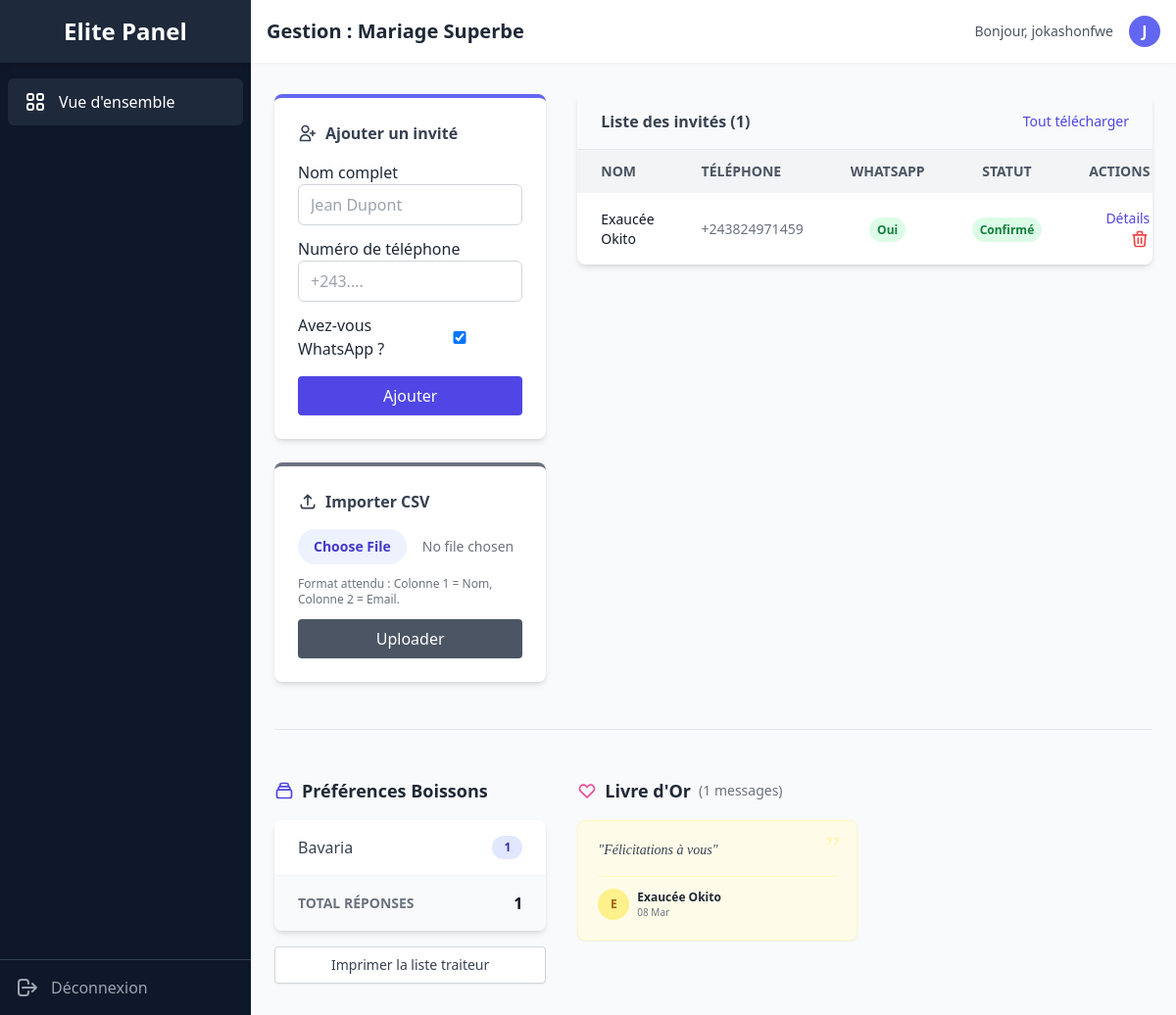
Screenshot of /dashboard/event/1/ (signed in) with the database file from the repository.
### invitation/models.py (models this page shows, shortened)
class Event(models.Model):
    TYPE_CHOICES = [
        ('MARIAGE', 'Mariage'),
        ('CONFERENCE', 'Conférence'),
        ('ANNIVERSAIRE', 'Anniversaire'),
    ]
    cover_image = models.ImageField(upload_to='covers/', blank=True, null=True)
    organizer = models.ForeignKey(User, on_delete=models.CASCADE)
    title = models.CharField(max_length=200)
    event_type = models.CharField(max_length=20, choices=TYPE_CHOICES)
    date = models.DateTimeField()
    location = models.CharField(max_length=255)
    theme_template = models.CharField(max_length=50, choices=THEME_CHOICES, default='mariage_floral')

class Guest(models.Model):
    event = models.ForeignKey(Event, on_delete=models.CASCADE, related_name='guests')
    full_name = models.CharField(max_length=100)
    email = models.EmailField(blank=True)
    phone = models.TextField(max_length=20, blank=True)
    has_whatsapp = models.BooleanField(default=True)
    uuid = models.UUIDField(default=uuid.uuid4, editable=False, unique=True)
    is_confirmed = models.BooleanField(default=False)
    checked_in_at = models.DateTimeField(null=True, blank=True)
    selected_drink = models.ForeignKey(DrinkOption, on_delete=models.SET_NULL, null=True, blank=True)
    guestbook_message = models.TextField(blank=True, help_text="Message pour le livre d'or")
    responded_at = models.DateTimeField(null=True, blank=True)

class DrinkOption(models.Model):
    event = models.ForeignKey(Event, on_delete=models.CASCADE, related_name='drink_options')
    name = models.CharField(max_length=100) # ex: "Vin Rouge", "Champagne", "Jus de fruits"
    description = models.CharField(max_length=200, blank=True) # ex: "Château Margaux 2015"

### dashboard/views.py (the view, shortened to what this page needs)
# urls.py: path('dashboard/event/<int:event_id>/', views.manage_event, name='manage_event'),
@login_required
def manage_event(request, event_id):
    event = get_object_or_404(Event, id=event_id, organizer=request.user)
    guests = event.guests.all().order_by('-id') # Les derniers ajoutés en premier
    paginator = Paginator(guests, 20)
    page_number = request.GET.get('page')
    page_obj = paginator.get_page(page_number)
    drink_stats = guests.filter(selected_drink__isnull=False)\
                        .values('selected_drink__name')\
                        .annotate(count=Count('selected_drink'))\
                        .order_by('-count')
    all_messages = event.guests.exclude(guestbook_message__exact='')\
                               .exclude(guestbook_message__isnull=True)\
                               .order_by('-responded_at')
    paginator_gb = Paginator(all_messages, 6)
    gb_page_number = request.GET.get('gb_page')
    guestbook_page_obj = paginator_gb.get_page(gb_page_number)
    guest_form = GuestForm()
    import_form = GuestImportForm()
    context = {
        'event': event,
        'guest_form': guest_form,
        'import_form': import_form,
        'drink_stats': drink_stats,
        'page_obj': page_obj,
        'total_guests': paginator.count,
        'guestbook_page_obj': guestbook_page_obj,
    }
    return render(request, 'dashboard/manage_event.html', context)

### templates/dashboard/manage_event.html (shortened to what this page needs)
{% extends 'base_dashboard.html' %}
{% block header_title %}Gestion : {{ event.title }}{% endblock %}
{% block content %}
<div class="grid grid-cols-1 lg:grid-cols-3 gap-8">
    <div class="space-y-6">
        <div class="bg-white p-6 rounded-lg shadow-md border-t-4 border-indigo-500">
            <h3 class="font-bold text-gray-700 mb-4 flex items-center">
                <svg class="w-5 h-5 mr-2" fill="none" stroke="currentColor" viewBox="0 0 24 24"><path stroke-linecap="round" stroke-linejoin="round" stroke-width="2" d="M18 9v3m0 0v3m0-3h3m-3 0h-3m-2-5a4 4 0 11-8 0 4 4 0 018 0zM3 20a6 6 0 0112 0v1H3v-1z"></path></svg>
                Ajouter un invité
            </h3>
            <form method="POST">
                <div class="space-y-3">
                    <div>
                        <label for="{{ guest_form.full_name.id_for_label }}">
                            {{ guest_form.full_name.label }}
                        </label>
                        {{ guest_form.full_name }}
                    </div>
                    <div>
                        <label for="{{ guest_form.phone.id_for_label }}">
                            {{ guest_form.phone.label }}
                        </label>
                        {{ guest_form.phone }}
                    </div>
                    <div class="flex items-center space-x-2">
                        <label for="{{ guest_form.has_whatsapp.id_for_label }}">
                            {{ guest_form.has_whatsapp.label }}
                        </label>
                        {{ guest_form.has_whatsapp }}
                    </div>
                </div>
                <button type="submit" name="add_guest" class="mt-4 w-full bg-indigo-600 text-white py-2 rounded hover:bg-indigo-700 transition">
                    Ajouter
                </button>
            </form>
        </div>
        <div class="bg-white p-6 rounded-lg shadow-md border-t-4 border-gray-500">
            <h3 class="font-bold text-gray-700 mb-4 flex items-center">
                <svg class="w-5 h-5 mr-2" fill="none" stroke="currentColor" viewBox="0 0 24 24"><path stroke-linecap="round" stroke-linejoin="round" stroke-width="2" d="M4 16v1a3 3 0 003 3h10a3 3 0 003-3v-1m-4-8l-4-4m0 0L8 8m4-4v12"></path></svg>
                Importer CSV
            </h3>
            <form method="POST" enctype="multipart/form-data">
                <div class="mb-3">
                    {{ import_form.csv_file }}
                </div>
                <p class="text-xs text-gray-500 mb-3">Format attendu : Colonne 1 = Nom, Colonne 2 = Email.</p>
                <button type="submit" name="import_csv" class="w-full bg-gray-600 text-white py-2 rounded hover:bg-gray-700 transition">
                    Uploader
                </button>
            </form>
        </div>
    </div>
    <div class="lg:col-span-2">
        <div class="bg-white rounded-lg shadow-md overflow-hidden">
            <div class="px-6 py-4 border-b border-gray-200 flex justify-between items-center bg-gray-50">
                <h3 class="font-bold text-gray-700">Liste des invités ({{total_guests}})</h3>
                <button class="text-sm text-indigo-600 hover:underline">Tout télécharger</button>
            </div>
            <div class="overflow-x-auto">
                <table class="min-w-full text-left text-sm">
                    <thead class="bg-gray-100 text-gray-600 uppercase font-medium">
                        <tr>
                            <th class="px-6 py-3">Nom</th>
                            <th class="px-6 py-3">Téléphone</th>
                            <th class="px-6 py-3">WhatsApp</th>
                            <th class="px-6 py-3 text-center">Statut</th>
                            <th class="px-6 py-3 text-right">Actions</th>
                        </tr>
                    </thead>
                    <tbody class="divide-y divide-gray-200">
                        {% for guest in page_obj %}
                            <tr class="hover:bg-gray-50 transition">
                                <td class="px-6 py-4 font-medium text-gray-900">{{ guest.full_name }}</td>
                                <td class="px-6 py-4 text-gray-500">{{ guest.phone }}</td>
                                <td class="px-6 py-4 text-center">
                                    {% if guest.has_whatsapp %}
                                        <span class="px-2 py-1 text-xs font-semibold text-green-700 bg-green-100 rounded-full">Oui</span>
                                    {% else %}
                                        <span class="px-2 py-1 text-xs font-semibold text-red-700 bg-red-100 rounded-full">Non</span>
                                    {% endif %}
                                </td>
                                <td class="px-6 py-4 text-center">
                                    {% if guest.is_confirmed %}
                                        <span class="px-2 py-1 text-xs font-semibold text-green-700 bg-green-100 rounded-full">Confirmé</span>
                                    {% else %}
                                        <span class="px-2 py-1 text-xs font-semibold text-yellow-700 bg-yellow-100 rounded-full">En attente</span>
                                    {% endif %}
                                </td>
                                <td class="px-6 py-4 text-right space-x-2">
                                    <a href="{% url 'view_invitation' guest.uuid %}" class="text-indigo-600 hover:text-indigo-900 font-medium" title="Voir l'invitation">
                                        Détails
                                    </a>
                                    <button class="text-red-500 hover:text-red-700" title="Supprimer">
                                        <svg class="w-5 h-5 inline" fill="none" stroke="currentColor" viewBox="0 0 24 24"><path stroke-linecap="round" stroke-linejoin="round" stroke-width="2" d="M19 7l-.867 12.142A2 2 0 0116.138 21H7.862a2 2 0 01-1.995-1.858L5 7m5 4v6m4-6v6m1-10V4a1 1 0 00-1-1h-4a1 1 0 00-1 1v3M4 7h16"></path></svg>
                                    </button>
                                </td>
                            </tr>
                        {% empty %}
                        <tr>
                            <td colspan="4" class="px-6 py-10 text-center text-gray-500 italic">
                                Aucun invité pour le moment. Utilisez le formulaire à gauche pour commencer.
                            </td>
                        </tr>
                        {% endfor %}
                    </tbody>
                </table>
            </div>
        </div>
    </div>
</div>
<div class="my-12 border-t border-gray-200"></div>
<div class="grid grid-cols-1 lg:grid-cols-3 gap-8">
        <div class="lg:col-span-1">
            <h3 class="text-lg font-bold text-gray-800 mb-4 flex items-center">
                Préférences Boissons
            </h3>
            <div class="bg-white rounded-lg shadow-md overflow-hidden">
                {% if drink_stats %}
                    <ul class="divide-y divide-gray-100">
                        {% for stat in drink_stats %}
                        <li class="px-6 py-4 flex items-center justify-between hover:bg-gray-50">
                            <span class="text-gray-700 font-medium">{{ stat.selected_drink__name }}</span>
                            <span class="bg-indigo-100 text-indigo-800 py-1 px-3 rounded-full text-xs font-bold">
                                {{ stat.count }}
                            </span>
                        </li>
                        {% endfor %}
                        <li class="px-6 py-4 bg-gray-50 flex items-center justify-between border-t border-gray-200">
                            <span class="text-gray-500 text-sm font-bold uppercase">Total Réponses</span>
                            <span class="font-bold text-gray-900">
                                {{ total_guests }}
                            </span>
                        </li>
                    </ul>
                {% else %}
                    <div class="p-6 text-center text-gray-500 text-sm">
                        Aucune préférence enregistrée pour le moment.
                    </div>
                {% endif %}
            </div>
            <button onclick="window.print()" class="mt-4 w-full border border-gray-300 bg-white text-gray-700 hover:bg-gray-50 font-medium py-2 px-4 rounded shadow-sm text-sm">
                Imprimer la liste traiteur
            </button>
        </div>
        <div class="lg:col-span-2" id="guestbook"> <h3 class="text-lg font-bold text-gray-800 mb-4 flex items-center justify-between">
        <span class="flex items-center">
            <svg class="w-5 h-5 mr-2 text-pink-500" fill="none" stroke="currentColor" viewBox="0 0 24 24"><path stroke-linecap="round" stroke-linejoin="round" stroke-width="2" d="M4.318 6.318a4.5 4.5 0 000 6.364L12 20.364l7.682-7.682a4.5 4.5 0 00-6.364-6.364L12 7.636l-1.318-1.318a4.5 4.5 0 00-6.364 0z"></path></svg>
            Livre d'Or <span class="ml-2 text-sm font-normal text-gray-500">({{ guestbook_page_obj.paginator.count }} messages)</span>
        </span>
    </h3>
    {% if guestbook_page_obj %}
        <div class="grid grid-cols-1 md:grid-cols-2 gap-4 mb-4">
            {% for message in guestbook_page_obj %}
            <div class="bg-yellow-50 rounded-lg p-5 shadow-sm border border-yellow-100 relative hover:shadow-md transition duration-200">
                <div class="absolute top-2 right-4 text-4xl text-yellow-200 font-serif opacity-50">”</div>
                <p class="text-gray-700 italic font-serif mb-4 relative z-10 text-sm">
                    "{{ message.guestbook_message|truncatechars:150 }}"
                </p>
                <div class="flex items-center justify-between border-t border-yellow-100 pt-3 mt-2">
                    <div class="flex items-center">
                        <div class="w-8 h-8 rounded-full bg-yellow-200 text-yellow-700 flex items-center justify-center font-bold text-xs mr-2">
                            {{ message.full_name|first|upper }}
                        </div>
                        <div>
                            <p class="text-xs font-bold text-gray-800">{{ message.full_name }}</p>
                            <p class="text-[10px] text-gray-500">{{ message.responded_at|date:"d M" }}</p>
                        </div>
                    </div>
                </div>
            </div>
            {% endfor %}
        </div>
    {% else %}
        <div class="bg-gray-50 border-2 border-dashed border-gray-200 rounded-lg p-8 text-center">
            <p class="text-gray-400 text-sm">En attente de messages...</p>
        </div>
    {% endif %}
</div>
</div>
{% endblock %}

### templates/base_dashboard.html (shortened to what this page needs)
{% load static %}
<!DOCTYPE html>
<html lang="fr">
<head>
    <script src="https://cdn.tailwindcss.com"></script>
</head>
<body class="bg-gray-50 text-gray-800 font-sans">
    <div class="flex h-screen overflow-hidden">
        <aside class="w-64 bg-slate-900 text-white hidden md:flex flex-col">
            <a href="/" class="h-16 flex items-center justify-center text-2xl font-bold bg-slate-800 shadow-md">
                Elite Panel
            </a>
            <nav class="flex-1 px-2 py-4 space-y-2">
                <a href="{% url 'dashboard_home' %}" class="flex items-center px-4 py-3 bg-slate-800 rounded-md text-white">
                    Vue d'ensemble
                </a>
            </nav>
            <div class="p-4 border-t border-slate-700">
                <a href="{% url 'logout' %}" class="flex items-center text-gray-400 hover:text-white">
                    <svg class="w-6 h-6 mr-3" fill="none" stroke="currentColor" viewBox="0 0 24 24"><path stroke-linecap="round" stroke-linejoin="round" stroke-width="2" d="M17 16l4-4m0 0l-4-4m4 4H7m6 4v1a3 3 0 01-3 3H6a3 3 0 01-3-3V7a3 3 0 013-3h4a3 3 0 013 3v1"></path></svg>
                    Déconnexion
                </a>
            </div>
        </aside>
        <main class="flex-1 overflow-x-hidden overflow-y-auto bg-gray-50">
            <header class="bg-white shadow-sm p-4 flex justify-between items-center">
                <h2 class="text-xl font-semibold text-gray-800">
                    {% block header_title %}Dashboard{% endblock %}
                </h2>
                <div class="flex items-center space-x-4">
                    <span class="text-sm font-medium text-gray-600">Bonjour, {{ user.username }}</span>
                    <div class="h-8 w-8 rounded-full bg-indigo-500 flex items-center justify-center text-white font-bold">
                        {{ user.username|first|upper }}
                    </div>
                </div>
            </header>
            <div class="container mx-auto px-6 py-8">
                {% block content %}{% endblock %}
            </div>
        </main>
    </div>
</body>
</html>

### rows the page displays
Event: title "Mariage Superbe"
Guest: full_name "Exaucée Okito", phone "+243824971459", has_whatsapp "Oui", is_confirmed "Confirmé", guestbook_message "Félicitations à vous", full_name|first "E", responded_at "08 Mar"
DrinkOption: selected_drink__name "Bavaria", count "1"

### other values shown
{{ user.username }} "jokashonfwe"
{{ user.username|first|upper }} "J"
{{ guest_form.full_name.label }} "Nom complet"
{{ guest_form.phone.label }} "Numéro de téléphone"
{{ guest_form.has_whatsapp.label }} "Avez-vous WhatsApp ?"
{{ total_guests }} "1"
{{ guestbook_page_obj.paginator.count }} "1"
